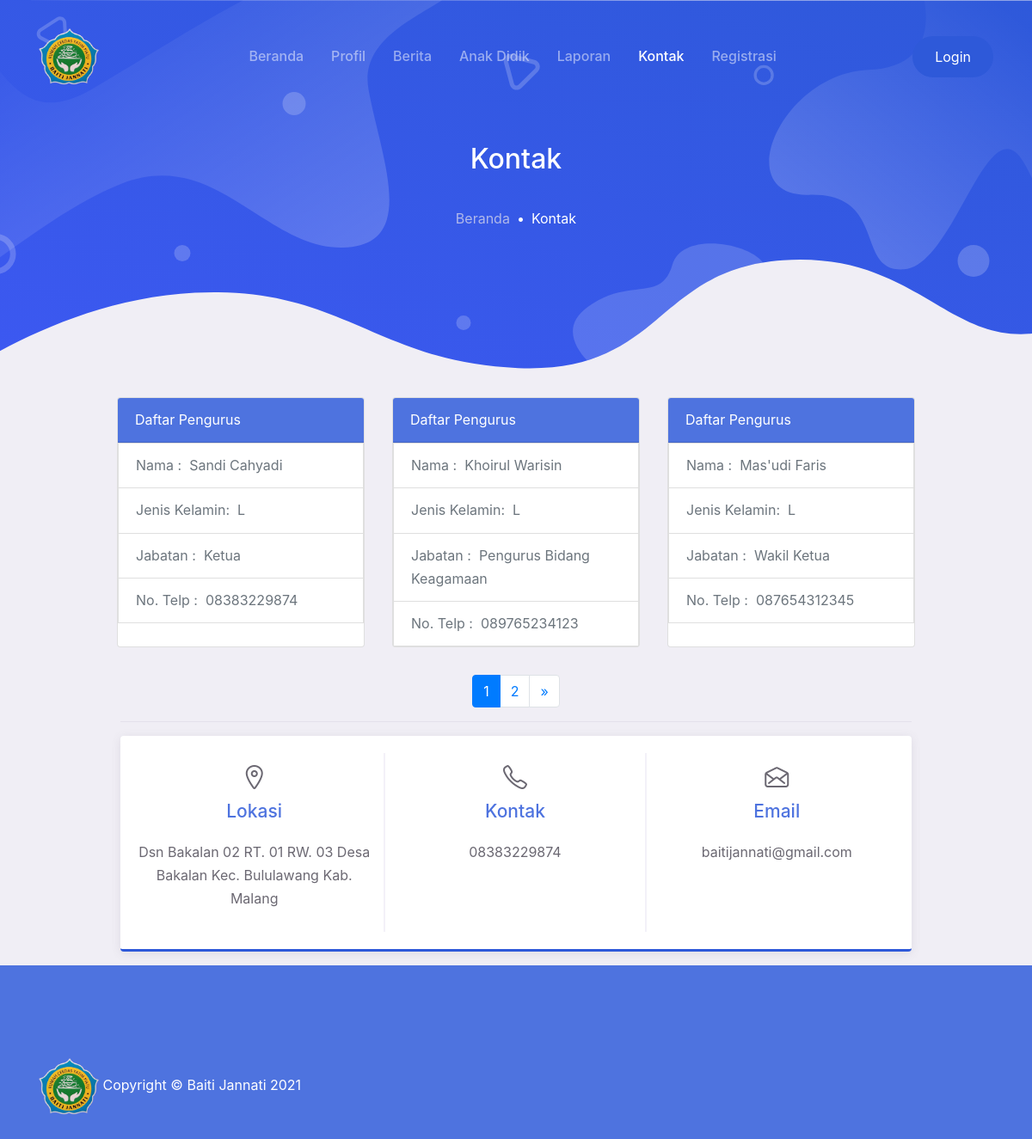
The app's page /index.php/kontak with its own data.
### tables this page shows
CREATE TABLE `pengurus` (
  `id_pengurus` int(11) NOT NULL,
  `id_user` int(11) NOT NULL,
  `id_jabatan` int(11) NOT NULL,
  `nama_pengurus` varchar(128) NOT NULL,
  `jenis_kelamin` enum('L','P') NOT NULL,
  `no_telp` varchar(20) NOT NULL
);

CREATE TABLE `jabatan` (
  `id_jabatan` int(11) NOT NULL,
  `jabatan` varchar(128) NOT NULL
);

CREATE TABLE `pengaturan` (
  `id_pengaturan` int(11) NOT NULL,
  `id_user` int(11) NOT NULL,
  `sejarah` text NOT NULL,
  `kondisi` text NOT NULL,
  `foto` varchar(128) NOT NULL,
  `mitra_berbagi` text NOT NULL,
  `lokasi` varchar(256) NOT NULL,
  `kontak` varchar(128) NOT NULL,
  `email` varchar(128) NOT NULL,
  `motivasi` text NOT NULL,
  `created_at` datetime NOT NULL DEFAULT current_timestamp(),
  `updated_at` datetime DEFAULT NULL ON UPDATE current_timestamp()
);

### index.php (called while the page is built, shortened)
<?php
require_once BASEPATH.'core/CodeIgniter.php';

### application/config/config.php (called while the page is built, shortened)
<?php
$config['base_url'] = 'http://localhost:8080/baitijannati';
$config['index_page'] = '';
$config['uri_protocol']    = 'REQUEST_URI';
$config['url_suffix'] = '';
$config['language']    = 'english';
$config['charset'] = 'UTF-8';
$config['enable_hooks'] = FALSE;
$config['subclass_prefix'] = 'MY_';
$config['composer_autoload'] = "./vendor/autoload.php";
$config['permitted_uri_chars'] = 'a-z 0-9~%.:_\-';
$config['enable_query_strings'] = FALSE;
$config['controller_trigger'] = 'c';
$config['function_trigger'] = 'm';
$config['directory_trigger'] = 'd';
$config['allow_get_array'] = TRUE;
$config['log_threshold'] = 0;
$config['log_path'] = '';
$config['log_file_extension'] = '';
$config['log_file_permissions'] = 0644;
$config['log_date_format'] = 'Y-m-d H:i:s';
$config['error_views_path'] = '';
$config['cache_path'] = '';
$config['cache_query_string'] = FALSE;
$config['encryption_key'] = '';
$config['sess_driver'] = 'files';
$config['sess_cookie_name'] = 'ci_session';
$config['sess_expiration'] = 7200;
$config['sess_save_path'] = NULL;
$config['sess_match_ip'] = FALSE;
$config['sess_time_to_update'] = 300;
$config['sess_regenerate_destroy'] = FALSE;
$config['cookie_prefix']    = '';
$config['cookie_domain']    = '';
$config['cookie_path']        = '/';
$config['cookie_secure']    = FALSE;
$config['cookie_httponly']     = FALSE;
$config['standardize_newlines'] = FALSE;
$config['global_xss_filtering'] = FALSE;
$config['csrf_protection'] = FALSE;
$config['csrf_token_name'] = 'csrf_test_name';
$config['csrf_cookie_name'] = 'csrf_cookie_name';
$config['csrf_expire'] = 7200;
$config['csrf_regenerate'] = TRUE;
$config['csrf_exclude_uris'] = array();
$config['compress_output'] = FALSE;
$config['time_reference'] = 'local';
$config['rewrite_short_tags'] = FALSE;
$config['proxy_ips'] = '';

### application/models/admin/pengurus_model.php (called while the page is built, shortened)
<?php
class Pengurus_model extends CI_Model
{
    public function showPengurusPagination($limit, $start)
    {
        $this->db->select('pengurus.*, jabatan.jabatan');
        $this->db->join('jabatan', 'pengurus.id_jabatan = jabatan.id_jabatan');
        return $this->db->get('pengurus', $limit, $start)->result();
    }
    public function countAllPengurus()
    {
        return $this->db->get('pengurus')->num_rows();
    }
}

### application/models/admin/Pengaturan_model.php (called while the page is built, shortened)
<?php
class Pengaturan_model extends CI_Model
{
    public function showPengaturan()
    {
        $this->db->select('pengaturan.*, user.name');
        $this->db->join('user', 'pengaturan.id_user = user.id_user');
        return $this->db->get('pengaturan')->result();
    }
}

### application/views/kontak.php (the view, shortened to what this page needs)
<body>
    <div class="bg-light">
        <div class="page-hero-section bg-image hero-mini"
            style="background-image: url(<?= base_url(); ?>assets/user/img/hero_mini.svg);">
            <div class="hero-caption">
                <div class="container fg-white h-100">
                    <div class="row justify-content-center align-items-center text-center h-100">
                        <div class="col-lg-6">
                            <h3 class="mb-4 fw-medium">Kontak</h3>
                            <nav aria-label="breadcrumb">
                                <ol class="breadcrumb breadcrumb-dark justify-content-center bg-transparent">
                                    <li class="breadcrumb-item"><a href="<?= base_url('beranda') ?>">Beranda</a></li>
                                    <li class="breadcrumb-item active" aria-current="page">Kontak</li>
                                </ol>
                            </nav>
                        </div>
                    </div>
                </div>
            </div>
        </div>
        <div class="container   wow fadeInUp">
            <div class="row justify-content-center">
                <?php foreach ($pengurus as $ad) : ?>
                <div class="card mr-3 ml-3 mb-3 " style="width: 18rem;">
                    <div class="card-header text-white bg-primary">
                        Daftar Pengurus
                    </div>
                    <ul class="list-group list-group-flush">
                        <div class="text-muted">
                            <li class="list-group-item">Nama : &nbsp;<?= $ad->nama_pengurus ?></li>
                            <li class="list-group-item">Jenis Kelamin: &nbsp;<?= $ad->jenis_kelamin ?></li>
                            <li class="list-group-item">Jabatan : &nbsp;<?= $ad->jabatan ?></li>
                            <li class="list-group-item">No. Telp : &nbsp;<?= $ad->no_telp ?></li>
                        </div>
                    </ul>
                </div>
                <?php endforeach ?>
                <div class="container   wow fadeInUp">
                    <div class="row justify-content-center">
                        <div class="col-lg-10 my-3 wow fadeInUp">
                            <center><?= $this->pagination->create_links(); ?></center>
                            <hr>
                            <?php
                        foreach ($pengaturan as $ad) : ?>
                            <div class="card-page">
                                <div class="row row-beam-md">
                                    <div class="col-md-4 text-center py-3 py-md-2">
                                        <i class="mai-location-outline h3"></i>
                                        <p class="fg-primary fw-medium fs-vlarge">Lokasi</p>
                                        <p class="mb-0"><?= $ad->lokasi ?></p>
                                    </div>
                                    <div class="col-md-4 text-center py-3 py-md-2">
                                        <i class="mai-call-outline h3"></i>
                                        <p class="fg-primary fw-medium fs-vlarge">Kontak</p>
                                        <p class="mb-1"><?= $ad->kontak ?></p>
                                    </div>
                                    <div class="col-md-4 text-center py-3 py-md-2">
                                        <i class="mai-mail-open-outline h3"></i>
                                        <p class="fg-primary fw-medium fs-vlarge">Email</p>
                                        <p class="mb-1"><?= $ad->email ?></p>
                                    </div>
                                </div>
                            </div>
                            <?php endforeach ?>
                        </div>
                    </div>
                </div>
            </div>
        </div>
    </div>
</body>

### assets/user/css/mobster.css (style rules this page uses)
:root { --primary: #4e73df; --secondary: #A52EFF; --success: #0ABF9E; --warning: #E89E09; --info: #4699F8; --danger: #F13057; --indigo: #602FDA; --dark: #383340; --light: #F0EEF5; --gray: #6b6872; --white: #fff; --font-family: 'Quicksand', Arial, Helvetica, sans-serif; --line-height: 1.7; --font-family-sans-serif: "Nunito", -apple-system, BlinkMacSystemFont, "Segoe UI", Roboto, "Helvetica Neue", Arial, sans-serif, "Apple Color Emoji", "Segoe UI Emoji", "Segoe UI Symbol", "Noto Color Emoji"; --font-family-monospace: SFMono-Regular, Menlo, Monaco, Consolas, "Liberation Mono", "Courier New", monospace; }
body { font-family: "Nunito", -apple-system, BlinkMacSystemFont, "Segoe UI", Roboto, "Helvetica Neue", Arial, sans-serif, "Apple Color Emoji", "Segoe UI Emoji", "Segoe UI Symbol", "Noto Color Emoji"; font-size: 16px; line-height: 1.7; color: #383340; }
a { color: #526bf5; }
h1, h2, h3, h4, h5, h6, .h1, .h2, .h3, .h4, .h5, .h6 { line-height: 1.25; }
h3, .h3 { font-size: 2rem; }
hr { border-color: #E4E1EB; }
.fs-vlarge { font-size: 21px !important; }
.fw-medium { font-weight: 500 !important; }
.bg-primary { background-color: var(--primary) !important; }
.bg-light { background-color: #F0EEF5 !important; }
.fg-primary { color: var(--primary) !important; }
.fg-white { color: #fff !important; }
.bg-image { background-size: cover; background-position: center center; background-repeat: no-repeat; }
.breadcrumb { background-color: #F0EEF5; }
.breadcrumb-item { font-size: 16px; }
.breadcrumb-item + .breadcrumb-item::before { content: "\2022"; color: var(--primary); }
.breadcrumb-item a { color: #6b6872; }
.breadcrumb-item.active { color: var(--primary); }
.breadcrumb-dark { background-color: #383340; }
.breadcrumb-dark .breadcrumb-item + .breadcrumb-item::before { color: #fff; }
.breadcrumb-dark .breadcrumb-item a { color: rgba(228, 225, 235, 0.7); }
.breadcrumb-dark .breadcrumb-item.active { color: #fff; }
.page-hero-section { position: relative; height: 100vh; }
.page-hero-section .hero-caption { height: 100%; }
.hero-mini { height: 462px; }
.card-page { position: relative; padding: 20px; background-color: #fff; color: #6b6872; border-radius: 4px; box-shadow: 0 2px 12px rgba(95, 90, 104, 0.12); border-bottom: 3px solid #2e59d9; }
@media (min-width: 768px) { .row-beam-md > *:not(:last-child) { border-right: 2px solid #f3f1f8; } }

### records on screen
pengurus: nama_pengurus "Sandi Cahyadi", jenis_kelamin "L", id_jabatan.jabatan "Ketua", no_telp "08383229874"
pengurus: nama_pengurus "Khoirul Warisin", jenis_kelamin "L", id_jabatan.jabatan "Pengurus Bidang Keagamaan", no_telp "089765234123"
pengurus: nama_pengurus "Mas'udi Faris", jenis_kelamin "L", id_jabatan.jabatan "Wakil Ketua", no_telp "087654312345"
pengaturan: lokasi "Dsn Bakalan 02 RT. 01 RW. 03 Desa Bakalan Kec. Bululawang Kab. Malang", kontak "08383229874", email "baitijannati@gmail.com"

### other values on screen
$this->pagination->create_links() "1 2 »"
